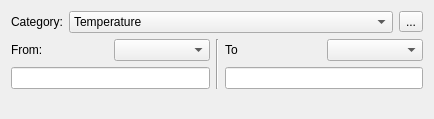
<?xml version="1.0" encoding="UTF-8"?>
<ui version="4.0">
 <class>Convertor</class>
 <widget class="QWidget" name="Convertor">
  <property name="geometry">
   <rect>
    <x>0</x>
    <y>0</y>
    <width>434</width>
    <height>119</height>
   </rect>
  </property>
  <property name="windowTitle">
   <string>Form</string>
  </property>
  <layout class="QVBoxLayout" name="verticalLayout_3">
   <item>
    <layout class="QHBoxLayout" name="horizontalLayout_3" stretch="0,10,0">
     <item>
      <widget class="QLabel" name="label">
       <property name="text">
        <string>Category:</string>
       </property>
      </widget>
     </item>
     <item>
      <widget class="QComboBox" name="m_categoryCombo">
       <item>
        <property name="text">
         <string>Temperature</string>
        </property>
       </item>
       <item>
        <property name="text">
         <string>Distance</string>
        </property>
       </item>
       <item>
        <property name="text">
         <string>Currency</string>
        </property>
       </item>
       <item>
        <property name="text">
         <string>Volume</string>
        </property>
       </item>
       <item>
        <property name="text">
         <string>Mass</string>
        </property>
       </item>
      </widget>
     </item>
     <item>
      <widget class="QToolButton" name="m_reverse">
       <property name="text">
        <string>...</string>
       </property>
      </widget>
     </item>
    </layout>
   </item>
   <item>
    <layout class="QHBoxLayout" name="horizontalLayout_4">
     <item>
      <layout class="QVBoxLayout" name="verticalLayout_2">
       <item>
        <layout class="QHBoxLayout" name="horizontalLayout">
         <item>
          <widget class="QLabel" name="label_3">
           <property name="text">
            <string>From:</string>
           </property>
          </widget>
         </item>
         <item>
          <widget class="QComboBox" name="m_fromCombo"/>
         </item>
        </layout>
       </item>
       <item>
        <widget class="QLineEdit" name="m_fromLine"/>
       </item>
      </layout>
     </item>
     <item>
      <widget class="QFrame" name="frame">
       <property name="frameShape">
        <enum>QFrame::VLine</enum>
       </property>
       <property name="frameShadow">
        <enum>QFrame::Sunken</enum>
       </property>
      </widget>
     </item>
     <item>
      <layout class="QVBoxLayout" name="verticalLayout">
       <item>
        <layout class="QHBoxLayout" name="horizontalLayout_2">
         <item>
          <widget class="QLabel" name="label_2">
           <property name="text">
            <string>To</string>
           </property>
          </widget>
         </item>
         <item>
          <widget class="QComboBox" name="m_toCombo"/>
         </item>
        </layout>
       </item>
       <item>
        <widget class="QLineEdit" name="m_toLine"/>
       </item>
      </layout>
     </item>
    </layout>
   </item>
   <item>
    <spacer name="verticalSpacer">
     <property name="orientation">
      <enum>Qt::Vertical</enum>
     </property>
     <property name="sizeHint" stdset="0">
      <size>
       <width>20</width>
       <height>40</height>
      </size>
     </property>
    </spacer>
   </item>
  </layout>
 </widget>
 <resources/>
 <connections/>
</ui>
